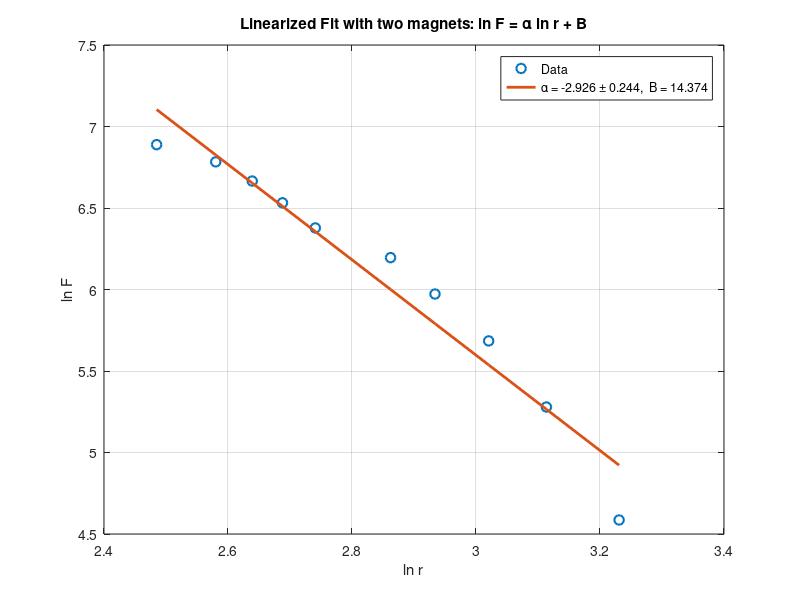
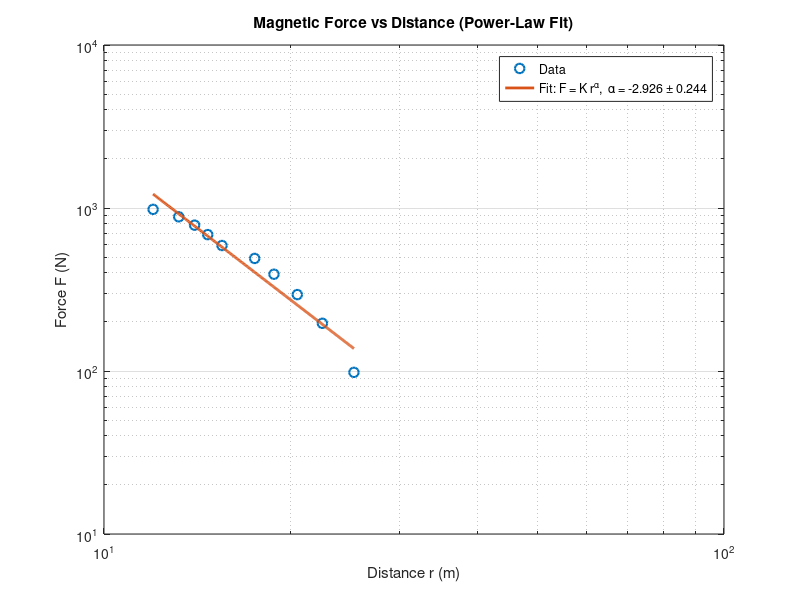

Write the MATLAB code that produced these figures, in order.
xr = [3.230804396;3.113515309;3.020424886;2.93385687;2.862200881;2.740840024;2.687847494;2.63905733;2.58021683;2.48490665];
yF = [4.585987367;5.279134547;5.684599655;5.972281728;6.195425279;6.377746836;6.531897516;6.665428908;6.783211944;6.88857246];
sigma_y=[];

xr = xr(:); yF = yF(:);
n = numel(xr);
if numel(yF) ~= n, error('xr and yF must have same length'); end

%% === FIT: unweighted or weighted (if sigma_y provided) ===
if isempty(sigma_y)
    % Unweighted OLS
    p = polyfit(xr, yF, 1);            % yF = alpha*xr + B
    alpha = p(1);  B = p(2);
    yhat = polyval(p, xr);
    res  = yF - yhat;
    s2   = sum(res.^2) / (n - 2);      % residual variance
    Sxx  = sum( (xr - mean(xr)).^2 );
    alpha_stderr = sqrt(s2 / Sxx);
    % --- Chi-square style outputs for unweighted OLS (no given sigmas) ---
    RSS = sum(res.^2);          % residual sum of squares
    dof = n - 2;                % two fit params: alpha, B
    chi2 = RSS / s2;            % = sum( (res.^2) / s2 )
    chi2_red = chi2 / dof;      % reduced chi^2
else
    % Weighted least squares with weights = 1/sigma_y^2
    sigma_y = sigma_y(:);
    if numel(sigma_y) ~= n, error('sigma_y must match length of xr/yF'); end
    w = 1 ./ (sigma_y.^2);
    X = [xr ones(n,1)];
    % (X' W X) beta = X' W y
    W = diag(w);
    beta = (X' * W * X) \ (X' * W * yF);
    alpha = beta(1); B = beta(2);
    yhat = X*beta; res = yF - yhat;
    % Weighted residual variance with dof = n-2
    s2 = sum(w .* (res.^2)) / (n - 2);
    % Covariance matrix of beta
    CovB = s2 * inv(X' * W * X);
    alpha_stderr = sqrt(CovB(1,1));
end

R2 = 1 - sum((yF - yhat).^2) / sum((yF - mean(yF)).^2);
%%fprintf('\nalpha = %.4f ± %.4f (SE)\nB = %.4f\nR^2 = %.4f\n', alpha, alpha_stderr, B, R2);
fprintf(['\nalpha = %.4f ± %.4f (SE)\nB = %.4f\nR^2 = %.4f\n' ...
    'RSS = %.6f\ns^2 = %.6f\ndof = %d\nchi^2 = %.6f\nchi^2_red = %.6f\n'], ...
    alpha, alpha_stderr, B, R2, RSS, s2, dof, chi2, chi2_red);

%% === PLOTS ===
% 1) Linearized plot: y = alpha x + B
figure(1); clf;
plot(xr, yF, 'o', 'MarkerSize', 7, 'LineWidth', 1.5); hold on;
plot(xr, yhat, '-', 'LineWidth', 2);
grid on;
xlabel('ln r'); ylabel('ln F');
title('Linearized Fit with two magnets: ln F = \alpha ln r + B');
legend('Data', sprintf('\\alpha = %.3f \\pm %.3f,  B = %.3f', alpha, alpha_stderr, B), 'Location', 'best');

% 2) Reconstructed log–log plot by exponentiating
r  = exp(xr);
F  = exp(yF);
rfit = linspace(min(r), max(r), 300);
Ffit = exp(B) .* (rfit.^alpha);

figure(2); clf;
loglog(r, F, 'o', 'MarkerSize', 7, 'LineWidth', 1.5); hold on;
loglog(rfit, Ffit, '-', 'LineWidth', 2);
grid on;
xlabel('Distance r (m)'); ylabel('Force F (N)');
title('Magnetic Force vs Distance (Power-Law Fit)');
legend('Data', sprintf('Fit: F = K r^{\\alpha},  \\alpha = %.3f \\pm %.3f', alpha, alpha_stderr), 'Location', 'best');